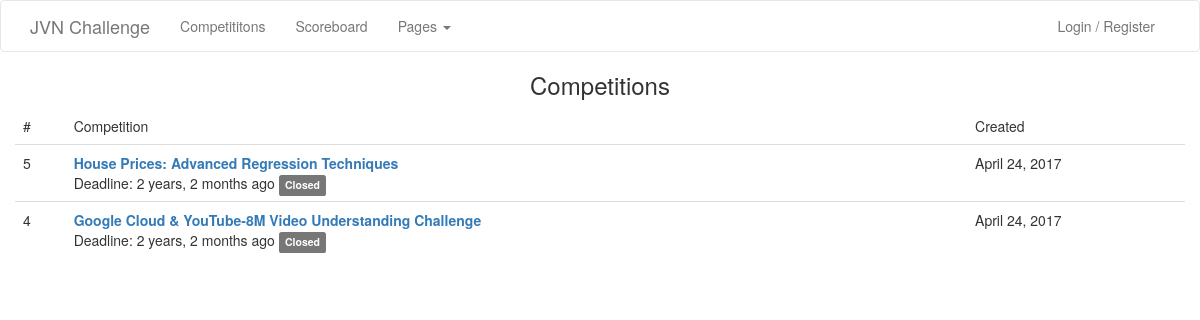
Before: /competition/ with the older database file.
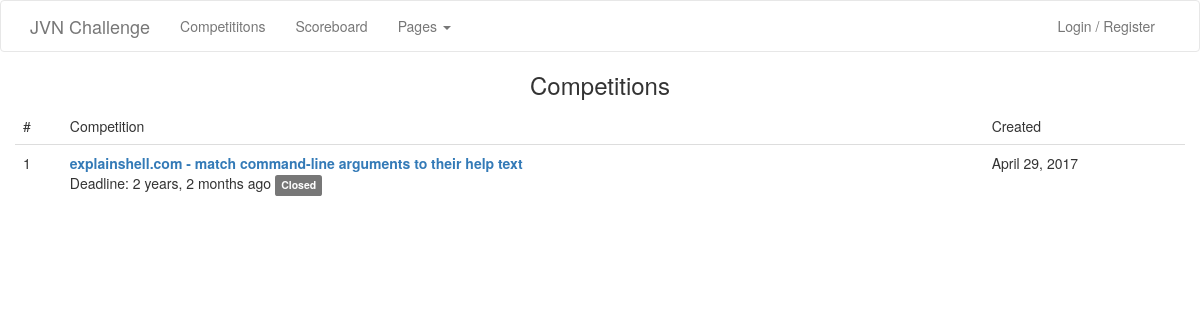
After: the same page with the newer database file.
### competition/models.py (models this page shows, shortened)
@python_2_unicode_compatible  # only if you need to support Python 2
class Competition(models.Model):
    add_by = models.ForeignKey(
        settings.AUTH_USER_MODEL,
        on_delete=models.CASCADE,
    )
    datasets = models.ManyToManyField(
        "competition.CompetitionDataset",
        blank=True
    )
    title = models.CharField("Competition title", max_length=250)
    content = tinymce_models.HTMLField('Competition content') # models.TextField("Competition content")
    prizes = tinymce_models.HTMLField("Competition prizes")
    created_at = models.DateTimeField(auto_now_add=True)
    updated_at = models.DateTimeField(auto_now=True)
    deadline = models.DateTimeField("Deadline")
    validate_file = models.FileField("Validation file", upload_to='validate_files', null=False, default="")
    label_col = models.CharField("Label column", max_length=250, default="label")
    id_col = models.CharField("ID column", max_length=250, default="id")
    sample_file = models.FileField("Sample file", upload_to='sample_files', null=True, default=None)
    def is_deadline(self):
        return now() > self.deadline

### competition/views.py (the view)
def index(request):
    list_competitions = Competition.objects.order_by('-created_at')[:15]
    context = {
        "user": request.user,
        "list_competitions": list_competitions
    }
    return render(request, 'competition/index.html', context)

### competition/templates/competition/index.html (shortened to what this page needs)
{% extends "jvnchallenge/base.html" %}
{% load static %}
{% load humanize %}
{% block header_include %}
    <link rel="stylesheet" type="text/css" href="{% static 'competition/css/base.css' %}" />
{% endblock %}
{% block content %}
<div class="container">
	<div class="row">
		<div class="text-center">
	    <h3>Competitions</h3>
	</div>
	</div>
	<div class="row">
		<table class="table">
			<thead>
				<tr>
					<td>#</td>
					<td>Competition</td>
					<td>Created</td>
			</thead>
			<tbody>
				{% for c in list_competitions %}
					<tr>
						<td>{{c.id}}</td>
						<td>
							<strong>
								<a href="{% url 'competition:detail' c.id %}">{{c.title}}</a>
							</strong>
							<br />
							Deadline: {{ c.deadline | naturaltime }}
							{% if c.is_deadline %} <span class="label label-default">Closed</span> {% endif %}
						</td>
						<td>
							<time datetime="{{c.created_at}}">{{c.created_at | naturalday}}</time>
						</td>
					</tr>
				{% endfor %}
			</tbody>
		</table>
	</div>
</div>
{% endblock %}

### templates/jvnchallenge/base.html (shortened to what this page needs)
{% load static %} {% load bootstrap3 %}
<!DOCTYPE html>
<html>
<head>
    {% bootstrap_css %} {% bootstrap_javascript jquery=1 %}
    <link rel="stylesheet" type="text/css" href="{% static 'challenge/css/base.css' %}">
    {% block header_include %}{% endblock %}
</head>
<body>
    <nav class="navbar navbar-default navbar-jvn">
        <div class="container">
            <div class="navbar-header">
                <a class="navbar-brand" href="{% url 'page:index' %}">JVN Challenge</a>
            </div>
            <div class="collapse navbar-collapse" id="bs-example-navbar-collapse-1">
                <ul class="nav navbar-nav">
                    <li><a href="{% url 'competition:index' %}">Competititons</a></li>
                    <li><a href="{% url 'scoreboard:index' %}">Scoreboard</a></li>
                    <li class="dropdown">
                        <a href="#" class="dropdown-toggle" data-toggle="dropdown" role="button" aria-haspopup="true" aria-expanded="false">Pages <span class="caret"></span></a>
                    </li>
                </ul>
                <ul class="nav navbar-nav navbar-right">
                	{% if not user.email %}
                    	<li><a href="{% url 'login' %}">Login / Register</a></li>
                	{% endif %}
                </ul>
            </div>
        </div>
    </nav>
    {% block content %}{% endblock %}
</body>
</html>

### challenge/static/challenge/css/base.css (style rules this page uses)
.navbar-jvn { background-color: #ffffff; }
.navbar-jvn { margin-bottom: 0; }

### competition/static/competition/css/base.css (style rules this page uses)
.alt-h0,.alt-h1,.alt-h2,.alt-h3,.alt-h4,.alt-h5,.alt-h6,.alt-lead, h1, h2, h3, h4, h5, alt-h6 { -webkit-font-smoothing: antialiased; font-family: Roboto, -apple-system, BlinkMacSystemFont, "Helvetica Neue", "Segoe UI", "Oxygen", "Ubuntu", "Cantarell", "Open Sans", sans-serif font-weight: 300; }

Changed rows visible on the page:
removed Competition: id "5", title "House Prices: Advanced Regression Techniques", deadline "2 years, 2 months ago", shows "Closed", created_at "April 24, 2017"
removed Competition: id "4", title "Google Cloud & YouTube-8M Video Understanding Challenge", deadline "2 years, 2 months ago", shows "Closed", created_at "April 24, 2017"
added Competition: id "1", title "explainshell.com - match command-line arguments to their help text", deadline "2 years, 2 months ago", shows "Closed", created_at "April 29, 2017"
